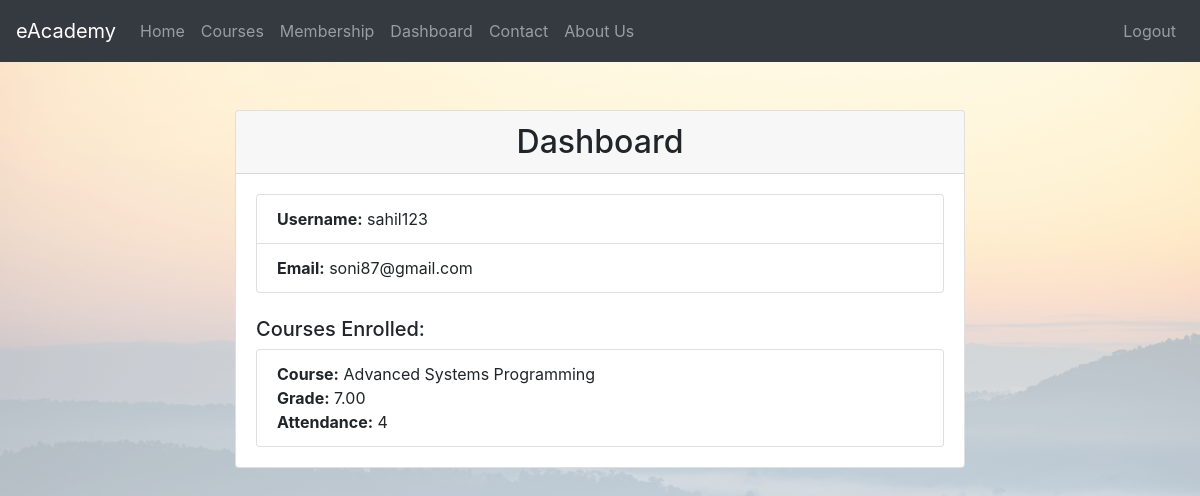
The page /dashboard/ (signed in) on the database as committed earlier.
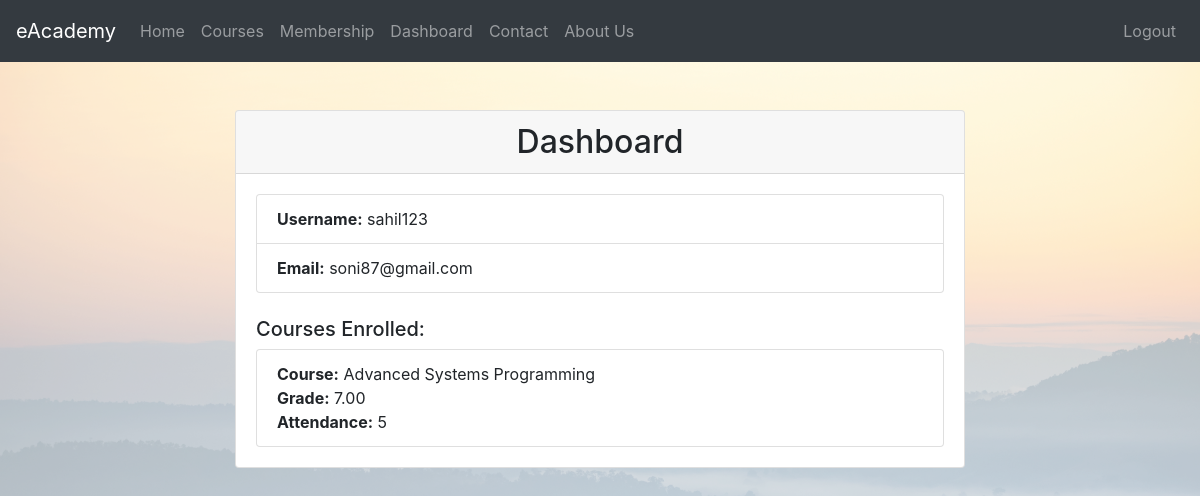
The same page on the database as committed later.
### eAcademyApp/models.py (models this page shows, shortened)
class Enrollment(models.Model):
    student = models.ForeignKey(UserProfile, on_delete=models.CASCADE)
    course = models.ForeignKey(Course, on_delete=models.CASCADE)
    enrollment_date = models.DateTimeField(auto_now_add=True)

class UserProfile(models.Model):
    USER_TYPE_CHOICES = [
        ('student', 'Student'),
        ('professor', 'Professor'),
    ]
    user = models.OneToOneField(User, on_delete=models.CASCADE)
    user_type = models.CharField(max_length=10, choices=USER_TYPE_CHOICES, default='student')
    first_name = models.CharField(max_length=100, null=True)
    last_name = models.CharField(max_length=100, null=True)
    email = models.EmailField(unique=True, null=True)
    attendance = models.PositiveIntegerField(default=0)
    grade = models.DecimalField(max_digits=5, decimal_places=2, default=0.0)
    def isteacher(self):
        return self.user_type == 'professor'
    def isstudent(self):
        return self.user_type == 'student'

class Course(models.Model):
    LEVEL_CHOICES = [
        ('beginner', 'Beginner'),
        ('intermediate', 'Intermediate'),
        ('advanced', 'Advanced'),
    ]
    title = models.CharField(max_length=200)
    description = models.TextField()
    level_type = models.CharField(max_length=12, choices=LEVEL_CHOICES, default='beginner')
    instructor = models.ForeignKey(User, on_delete=models.CASCADE)
    files = models.FileField(upload_to='course_files/')
    created_at = models.DateTimeField(auto_now_add=True)
    updated_at = models.DateTimeField(auto_now=True)

### eAcademyApp/views.py (the view)
# urls.py: path('dashboard/', views.dashboard, name='dashboard'),
@login_required
def dashboard(request):
    if request.user.userprofile.user_type == 'student':
        student_user = request.user.userprofile
        enrollments = Enrollment.objects.filter(student=student_user)
        return render(request, 'dashboard.html', {'student_user': student_user, 'enrollments': enrollments})
    else:
        messages.info(request, 'Only Students are eligible to access this page.')
        return redirect(reverse('eAcademyApp:homepage'))

### templates/dashboard.html
{% extends 'base.html' %}
{% load static %}
{% block content %}
<div class="container mt-5">
    <div class="row justify-content-center">
        <div class="col-md-8">
            <div class="card">
                <div class="card-header">
                    <h2 class="mb-0 text-center">Dashboard</h2>
                </div>
                <div class="card-body">
                    <ul class="list-group">
                        <li class="list-group-item"><strong>Username:</strong> {{ student_user.user.username }}</li>
                        <li class="list-group-item"><strong>Email:</strong> {{ student_user.email }}</li>
                    </ul>
                    <h5 class="mt-4">Courses Enrolled:</h5>
                    {% if enrollments %}
                        <ul class="list-group">
                            {% for enrollment in enrollments %}
                                <li class="list-group-item">
                                    <strong>Course:</strong> {{ enrollment.course.title }}<br>
                                    <strong>Grade:</strong> {{ enrollment.student.grade }}<br>
                                    <strong>Attendance:</strong> {{ enrollment.student.attendance }}<br>
                                </li>
                            {% endfor %}
                        </ul>
                    {% else %}
                        <p>No courses enrolled yet.</p>
                    {% endif %}
                </div>
            </div>
        </div>
    </div>
</div>
{% endblock %}

Rows that differ between the two databases and show on the page:
changed through a linked row, Enrollment "Advanced Systems Programming": student.attendance "4" → "5"
